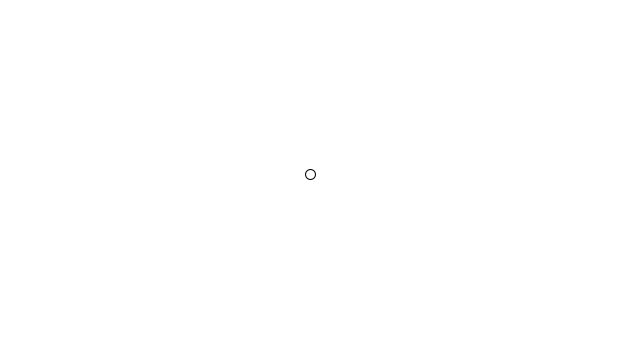
Frame 1 (no input)
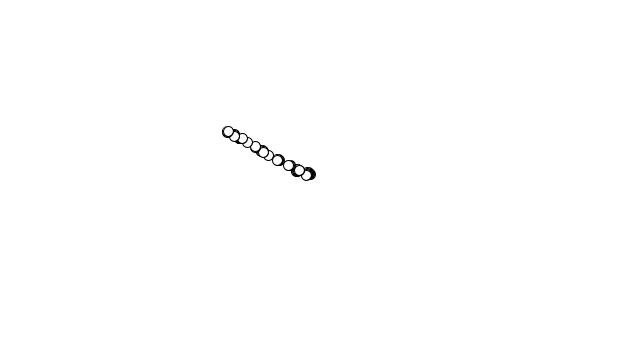
Frame 60 (the mouse pressed at the canvas centre just before this capture)
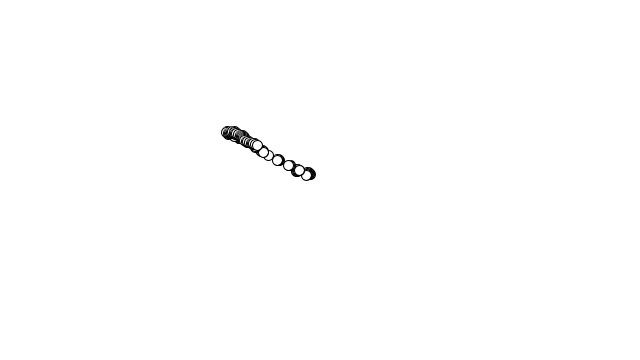
Frame 120 (the mouse held since frame 60 and released just before this capture)

The Processing sketch that drew these frames (run headless with seeded random() and noise(); from frame 60 on, the mouse is pressed at the canvas centre):

// Processing sketch: processing_166819
// ── processing_166819.pde

///// クラス定義
class Walker{ //クラス名の最初は大文字で
  int x;      //状態変数
  int y;      //状態変数
  int v_x;
  int v_y;
  Walker(){   //コンストラクタ（初期化のためのメソッド．new で呼び出される）
    x = width/2;  //窓の中心に
    y = height/2; //窓の中心に
  }
  void display(){ //表示用メソッド
    stroke(0);    //黒色に
    ellipse(x, y,10,10);  //座標(x, y)に点を描画
  }
  void step(){    //「歩く」メソッド
    int choice = int(random(5)); // 0,1,2,3 のいずれか
    if(choice == 0){
      x++;
    }else if(choice == 3){
      v_x=(mouseX-x);
      v_y=(mouseY-y);
      x=x+v_x/30;
      y=y+v_y/30;
    }else if(choice == 1){
      x--;
    }else if(choice == 2){
      y++;
    }else{
      y--;
    }
  }
}
/////
Walker w;            //「Walker型」の「変数」（オブジェクト） w の宣言
/////
void setup(){        //「前準備」
  size(640,360);
  w = new Walker();  // オブジェクト w の生成
  background(255);
}
/////
void draw(){         //「メイン関数」（無限ループ）
  w.step();          //オブジェクト w に歩かせる
  w.display();       //オブジェクト w に自分を表示してもらう
}
/////
